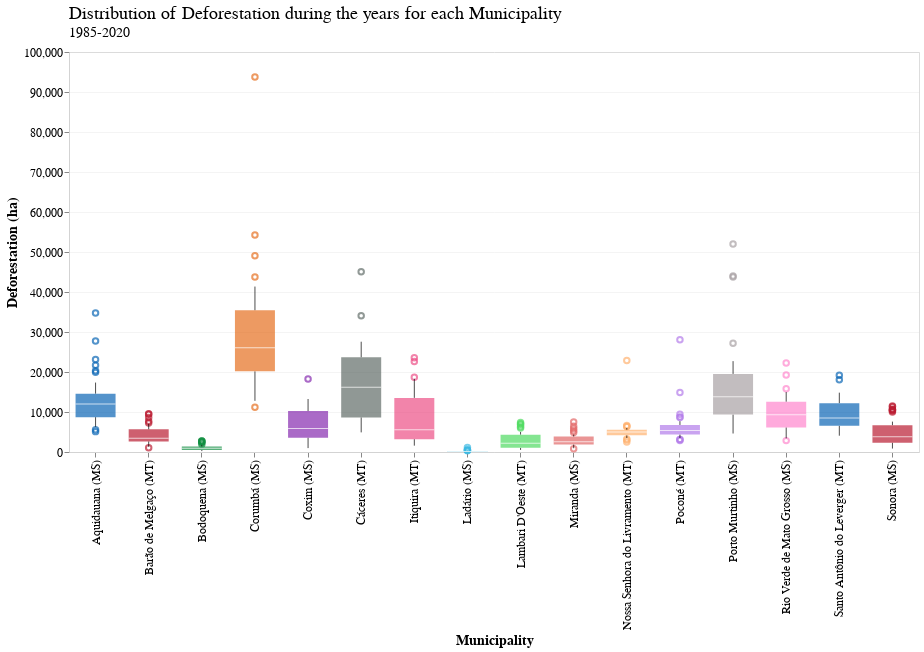

The cell this chart's notebook holds for it:
### Markdown cell above
### 2.3 Deforestation boxplots

### Code cell
deforestation_boxplot = alt.Chart(pantanal_deforestation_df.rename(
    columns={'deforestation_ha': 'Deforestation (ha)'}
)).mark_boxplot(size=40, extent=0.5, opacity=0.7).encode(
    x=alt.X('location:O', axis=alt.Axis(title="Municipality")),
    y=alt.Y('Deforestation (ha):Q',scale=alt.Scale(zero=False)),
    color=alt.Color('location', legend=None)
).configure_axis(
    labelFontSize=12,
    titleFontSize=14
)

final_chart = deforestation_boxplot.properties(
    width=850,
    height=400,
    title=science_theme_title(
        text="Distribution of Deforestation during the years for each Municipality", 
        subtitle="1985-2020"
    )
)

final_chart

### Figure 1 — Vega-Lite specification as saved in the notebook (floating-point values rounded to 4 significant figures; data arrays with more than 128 entries replaced by an {"elided": "..."} marker saying what was removed)
{"config": {"view": {"width": 533.3, "height": 300.0, "fill": "white"}, "title": {"align": "left", "anchor": "start", "frame": "group", "font": "Helvetica Neue", "fontSize": 18, "dy": -2, "subtitleFont": "Helvetica Neue", "subtitleFontSize": 14, "fontWeight": "normal"}, "axis": {"domainColor": "lightGrey", "gridColor": "lightGrey", "gridWidth": 0.25, "titleFont": "Helvetica Neue", "titleFontSize": 14, "labelFont": "Helvetica Neue", "labelFontSize": 12}, "legend": {"layout": {"anchor": "start"}, "labelLimit": 0, "titleFontSize": 14, "titleFont": "Helvetica Neue", "labelFontSize": 14, "labelFont": "Helvetica Neue"}, "header": {"title": null, "titleFont": "Helvetica Neue", "labelFont": "Helvetica Neue", "labelFontSize": 14, "labelPadding": 2}, "range": {"category": ["#0C66B5", "#BA1D32", "#0F8E40", "#E56F20", "#862BAF", "#626D69", "#ED5087", "#3DB9E2", "#51DB63", "#E26868", "#FFB270", "#B37CEA", "#A8A1A4", "#FF87CD"]}}, "data": {"name": "data-b926fedcfbfe937857c1cecd78e928e0"}, "mark": {"type": "boxplot", "extent": 0.5, "opacity": 0.7, "size": 40}, "encoding": {"color": {"field": "location", "legend": null, "type": "nominal"}, "x": {"axis": {"title": "Municipality"}, "field": "location", "type": "ordinal"}, "y": {"field": "Deforestation (ha)", "scale": {"zero": false}, "type": "quantitative"}}, "height": 400, "title": {"align": "left", "anchor": "start", "frame": "group", "font": "Helvetica Neue", "fontSize": 18, "dy": -2, "subtitleFont": "Helvetica Neue", "subtitleFontSize": 14, "fontWeight": "normal", "text": "Distribution of Deforestation during the years for each Municipality", "subtitle": "1985-2020"}, "width": 850, "$schema": "https://vega.github.io/schema/vega-lite/v4.17.0.json", "datasets": {"data-b926fedcfbfe937857c1cecd78e928e0": {"elided": "576 records"}}}
